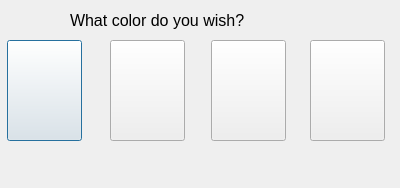
<?xml version="1.0" encoding="UTF-8"?>
<ui version="4.0">
 <class>ChooseColorDialog</class>
 <widget class="QDialog" name="ChooseColorDialog">
  <property name="geometry">
   <rect>
    <x>0</x>
    <y>0</y>
    <width>400</width>
    <height>188</height>
   </rect>
  </property>
  <property name="windowTitle">
   <string>Dialog</string>
  </property>
  <widget class="QPushButton" name="btnHearts">
   <property name="geometry">
    <rect>
     <x>7</x>
     <y>40</y>
     <width>75</width>
     <height>101</height>
    </rect>
   </property>
   <property name="text">
    <string/>
   </property>
   <property name="iconSize">
    <size>
     <width>200</width>
     <height>200</height>
    </size>
   </property>
  </widget>
  <widget class="QPushButton" name="btnDiamonds">
   <property name="geometry">
    <rect>
     <x>110</x>
     <y>40</y>
     <width>75</width>
     <height>101</height>
    </rect>
   </property>
   <property name="text">
    <string/>
   </property>
   <property name="iconSize">
    <size>
     <width>200</width>
     <height>200</height>
    </size>
   </property>
  </widget>
  <widget class="QPushButton" name="btnClubs">
   <property name="geometry">
    <rect>
     <x>211</x>
     <y>40</y>
     <width>75</width>
     <height>101</height>
    </rect>
   </property>
   <property name="text">
    <string/>
   </property>
   <property name="iconSize">
    <size>
     <width>200</width>
     <height>200</height>
    </size>
   </property>
  </widget>
  <widget class="QPushButton" name="btnSpades">
   <property name="geometry">
    <rect>
     <x>310</x>
     <y>40</y>
     <width>75</width>
     <height>101</height>
    </rect>
   </property>
   <property name="text">
    <string/>
   </property>
   <property name="iconSize">
    <size>
     <width>200</width>
     <height>200</height>
    </size>
   </property>
  </widget>
  <widget class="QLabel" name="lblHeadline">
   <property name="geometry">
    <rect>
     <x>70</x>
     <y>10</y>
     <width>281</width>
     <height>21</height>
    </rect>
   </property>
   <property name="font">
    <font>
     <pointsize>12</pointsize>
    </font>
   </property>
   <property name="locale">
    <locale language="English" country="UnitedStates"/>
   </property>
   <property name="text">
    <string>What color do you wish?</string>
   </property>
  </widget>
 </widget>
 <resources/>
 <connections/>
</ui>
